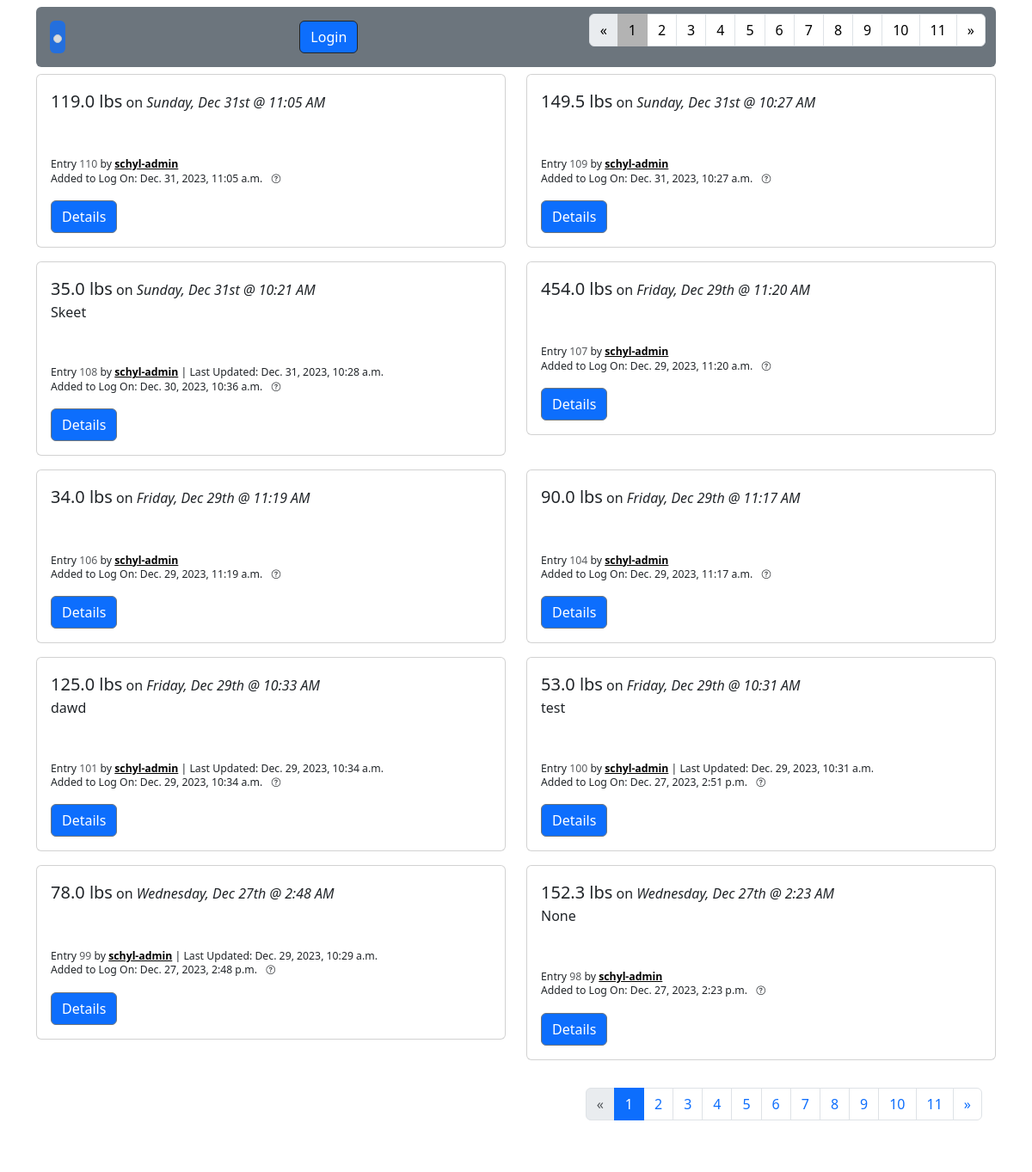
The app's page /, older data.
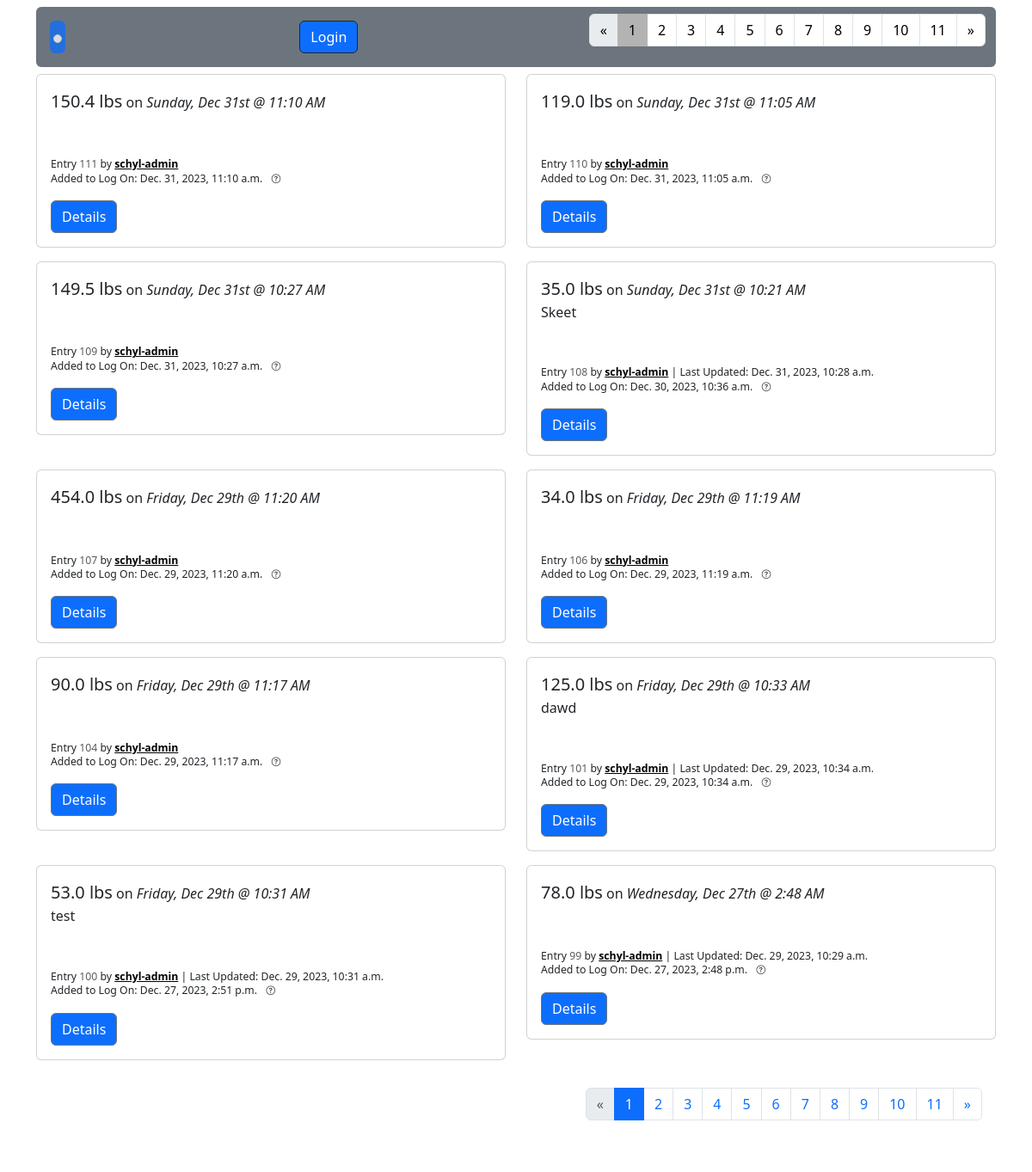
The same page, newer data.
### fitness/models.py (models this page shows, shortened)
class WeightEntry(models.Model):
    user = models.ForeignKey(
        settings.AUTH_USER_MODEL,
        on_delete=models.CASCADE,
        related_name="weight_entries"
    )
    weight = weight = models.DecimalField(
        blank=True, null=True, max_digits=4, decimal_places=1)
    recorded = models.DateTimeField(
        blank=True, null=True, help_text="Enter the date and time when you measured this weight.")
    note = models.TextField(
        blank=True, null=True, help_text="Optional: Add a note regarding this entry.")
    created = models.DateTimeField(auto_now_add=True)
    updated = models.DateTimeField(auto_now=True)

### accounts/models.py (models this page shows, shortened)
class CustomUser(AbstractUser):
    date_of_birth = models.DateField(
        null=True, blank=True, help_text="Enter your date of birth in MM/DD/YYYY format.")
    avatar = models.CharField(
        max_length=999, null=True, blank=True, help_text="Enter a url for your avatar image")
    def __str__(self):
        return self.username

### fitness/views.py (the view, shortened to what this page needs)
# urls.py: path("", WeightEntryListView.as_view(), name="home"),
class WeightEntryListView(ListView):
    model = WeightEntry
    template_name = "home.html"
    paginate_by = 10
    def get_queryset(self):
        queryset = super(WeightEntryListView, self).get_queryset()
        if self.request.user.is_authenticated:
            queryset = queryset.filter(user=self.request.user).order_by(
                "-recorded", "-updated", "-created")
        else:
            queryset = WeightEntry.objects.all().order_by(
                "-recorded", "-updated", "-created")
        return queryset
    def get_context_data(self, **kwargs):
        context = super(WeightEntryListView, self).get_context_data(**kwargs)
        weight_entry_list = WeightEntry.objects.all()
        context["form"] = WeightEntryForm(initial={'recorded': datetime.now()})
        context["weight_entry_list"] = weight_entry_list
        return context

### fitness/forms.py
class WeightEntryForm(forms.ModelForm):
    class Meta:
        model = WeightEntry
        fields = ("weight", "recorded", "note")
        widgets = {
            'recorded': DateTimePickerInput(),
            'weight': forms.TextInput(attrs={'maxlength': "5", "onkeypress": "return isNumberKey(event)", "required": ""}),
            'note': forms.TextInput(attrs={'type': 'text'}),
        }

### templates/home.html (shortened to what the changed rows need)
{% extends 'base.html' %}
{% load range_filter %}
{% load static %}
{% block navtabs1 %}
{% if is_paginated %}
    <ul class="pagination ">
        {% for i in paginator.page_range %}
        {% if page_obj.number == i %}
            <li class="page-item active" style="--bs-pagination-active-bg: rgb(179, 179, 179); --bs-pagination-active-border-color: rgb(179, 179, 179);"><span class="page-link text-black">{{ i }}</span></li>
        {% else %}
            <li class="page-item"><a class="page-link text-black" aria-current="page" href="?page={{ i }}">{{ i }}</a></li>
        {% endif %}
        {% endfor %}
    </ul>
{% endif %}
{% endblock navtabs1 %}
{% block content %}
<link rel="stylesheet" type="text/css" href="{% static 'styles.css' %}"/>
<div class="row justify-content-md-start">
{% for entry in weightentry_list %}
<div class="col-sm-6 pb-2 mb-2">
    <div class="card">
        <div class="card-body">
            <span class="fs-5 fw-medium">{{entry.weight}} lbs</span> on <span class="fw-medium fst-italic">{{entry.recorded|date:"l"}}, {{entry.recorded|date:"M jS"}} @ {{entry.recorded|date:"g:i A"}}</span>
            <p class="cutoff-text">
                {{entry.note}}
            </p>
            {% if entry.note|length >= 72 %}
            <input class="expand-btn" type="checkbox">
            {% else %}
            <input class="spacer-btn" type="checkbox">
            {% endif %}
            <p class="lh-1">
                <small><small>Entry <span class="text-muted">{{entry.pk}}</span> by <a class="fw-bold text-black" href="{% url "user_profile" entry.user.pk %}">{{entry.user}}</a> {% if entry.updated|date:"m/d/y H:i:s" != entry.created|date:"m/d/y H:i:s" %}| Last Updated: {{entry.updated}} {% endif %}</small></small>
                <br>
                <small>
                    <small>Added to Log On: {{entry.created}}</small>
                    <a href="#"
                        class="badge rounded-pill text-dark"
                        data-bs-toggle="popover"
                        data-bs-trigger="hover focus"
                        data-bs-content="This is the date that the entry was actually added to the log.
                                        Often times, the time that the weight was measured is different than the time the user actually adds it to the log.
                                        For example, if I measured myself at 8AM but I forgot to add it to the log until 3pm.
                                        This is just a means of distinguishing the two times/dates.">
                            <i class="bi bi-question-circle"></i>
                    </a>
                </small>
            </p>
            <a href="{% url "weight_entry_detail" entry.pk %}" class="btn btn-primary border border-secondary">Details</a>
        </div>
    </div>
</div>
{% endfor %}
</div>
{% if is_paginated %}
<nav aria-label="Page navigation example" class="justify-content-center mb-4 ms-5">
<div class="card border-0">
    <div class="card-body ">
        <div class="row gap-1 ">
            <div class="col">
                <ul class="pagination">
                    {% for i in paginator.page_range %}
                    {% if page_obj.number == i %}
                        <li class="page-item active"><span class="page-link">{{ i }}</span></li>
                    {% else %}
                        <li class="page-item"><a class="page-link" href="?page={{ i }}">{{ i }}</a></li>
                    {% endif %}
                    {% endfor %}
                </ul>
            </div>
        </div>
    </div>
</div>
</nav>
{% endif %}
{% endblock content %}

Row changes from the older to the newer data that the page shows:
no longer on this page (row unchanged): WeightEntry: weight "152.3", recorded "Wednesday", recorded "Dec 27th", recorded "2:23 AM", note "None", pk "98", user "schyl-admin", created "Dec. 27, 2023, 2:23 p.m."
added WeightEntry: weight "150.4", recorded "Sunday", recorded "Dec 31st", recorded "11:10 AM", pk "111", user "schyl-admin", created "Dec. 31, 2023, 11:10 a.m."
